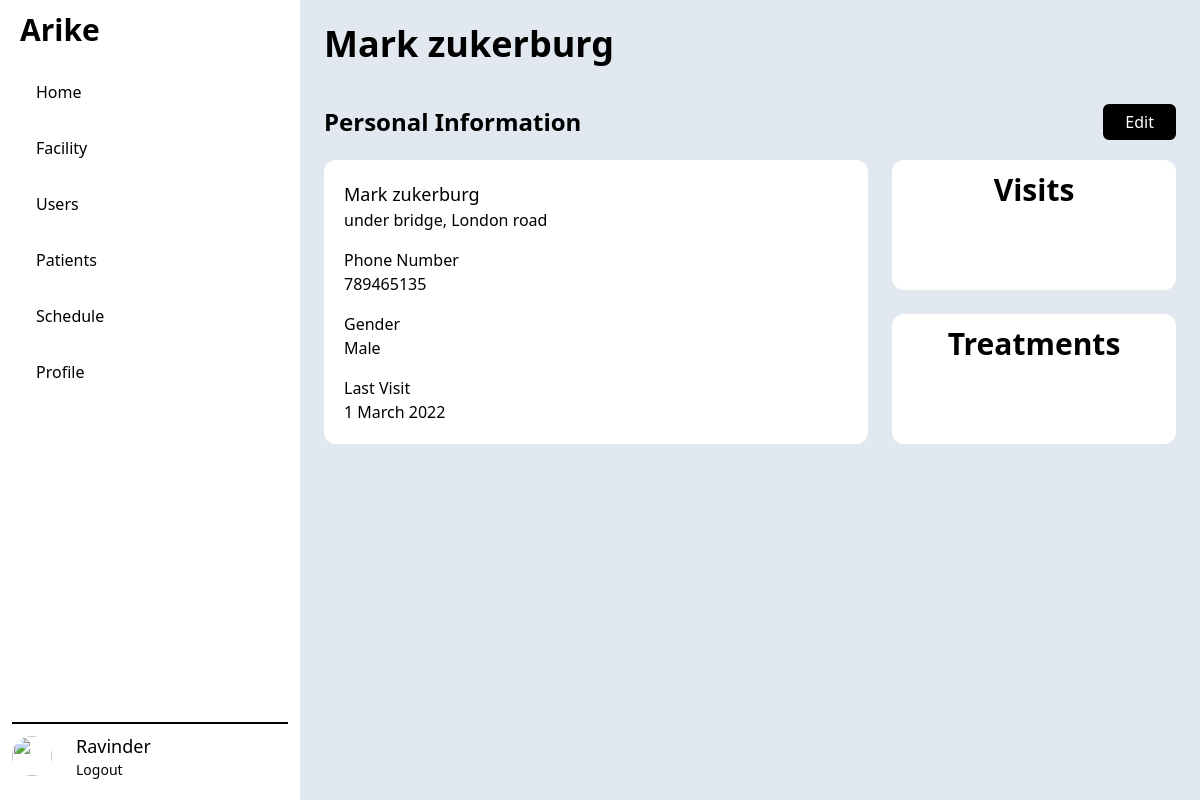
The app's page /patient/1/, older data.
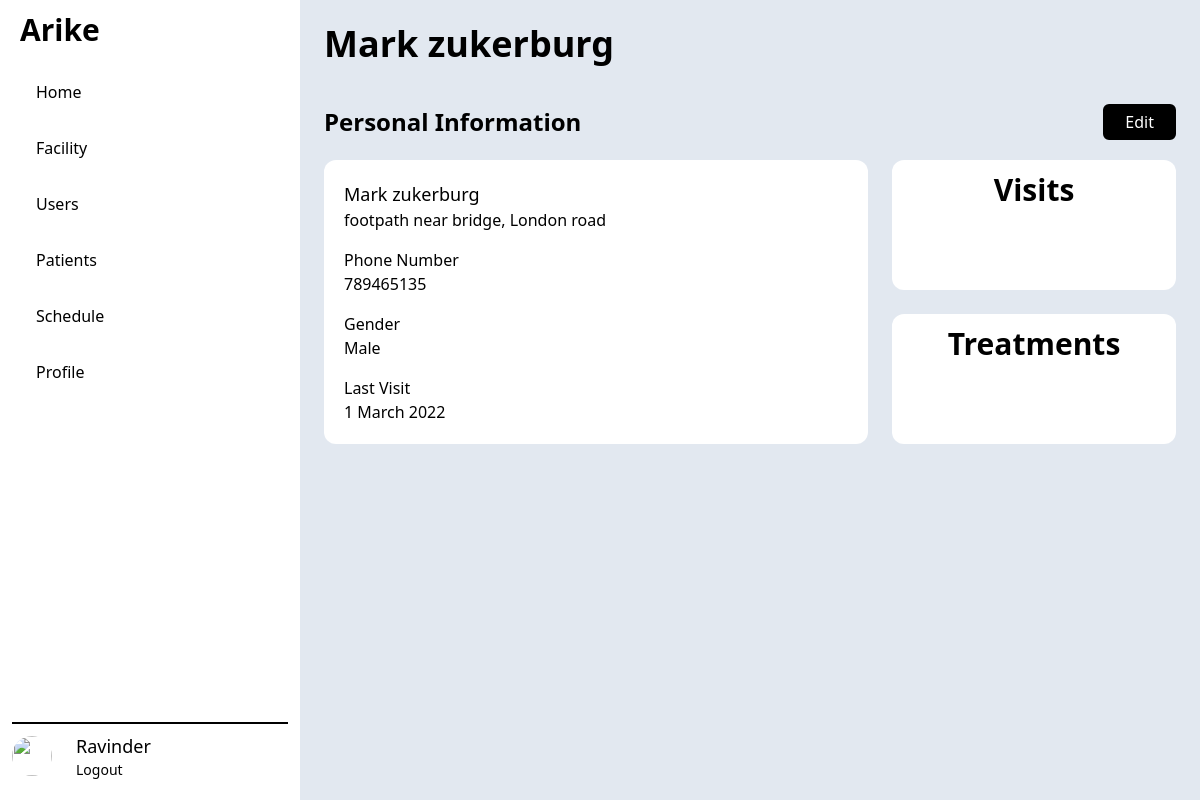
The same page, newer data.
### patient/models.py (models this page shows, shortened)
class Patient(models.Model):
    full_name = models.CharField(max_length=TEXT_LENGTH)
    date_of_birth = models.DateField()
    address = models.TextField()
    landmark = models.CharField(max_length=TEXT_LENGTH, blank=True)
    phone = models.IntegerField()
    gender = models.CharField(choices=GENDER_CHOICES, max_length=TEXT_LENGTH)
    emergency_phone_number = models.IntegerField()
    expired_time = models.DateTimeField(null=True, blank=True)
    ward = models.CharField(max_length=TEXT_LENGTH)
    facility = models.ForeignKey(Facility, on_delete=models.CASCADE)

### patient/views.py (the view)
# urls.py: path('<int:pk>/', views.PatientDetailView.as_view(), name="patient_detail"),
class PatientDetailView(generic.DetailView):
    model = Patient

### patient/templates/patient/patient_detail.html
{% extends "base.html" %}
{% block content %}
    <section>
        <h2 class="text-4xl font-bold">{{patient.full_name}}</h2>
        <div class="flex justify-between items-center mt-10 my-5">
            <h3 class="text-2xl font-bold">Personal Information</h2>
            <a href="{% url 'patient:patient_update' patient.id %}">
                <span class="inline-block rounded-md border-2 border-black cursor-pointer px-5 py-1 bg-black text-white">Edit</span>
            </a>
        </div>
        <div class="container flex gap-6">
            <div class="grow p-5 bg-white rounded-xl">
                <h4 class="text-lg font-medium">{{patient.full_name}}</h4>
                <p>{{patient.address}}</p>
                <p class="font-medium mt-4">Phone Number</p>
                <p>{{patient.phone}}</p>
                <p class="font-medium mt-4">Gender</p>
                <p>{{patient.gender}}</p>
                <p class="font-medium mt-4">Last Visit</p>
                <p>1 March 2022</p>
            </div>
            <div class="basis-1/3 flex flex-col gap-6">
                <div class="p-3 bg-white rounded-xl grow text-center">
                    <span class="text-3xl font-bold">Visits</span>
                </div>
                <div class="p-3 bg-white rounded-xl grow text-center">
                    <span class="text-3xl font-bold">Treatments</span>
                </div>
            </div>
        </div>
    </section>
{% endblock %}

Row changes from the older to the newer data that the page shows:
changed Patient "Mark zukerburg": address "under bridge, London road" → "footpath near bridge, London road"
